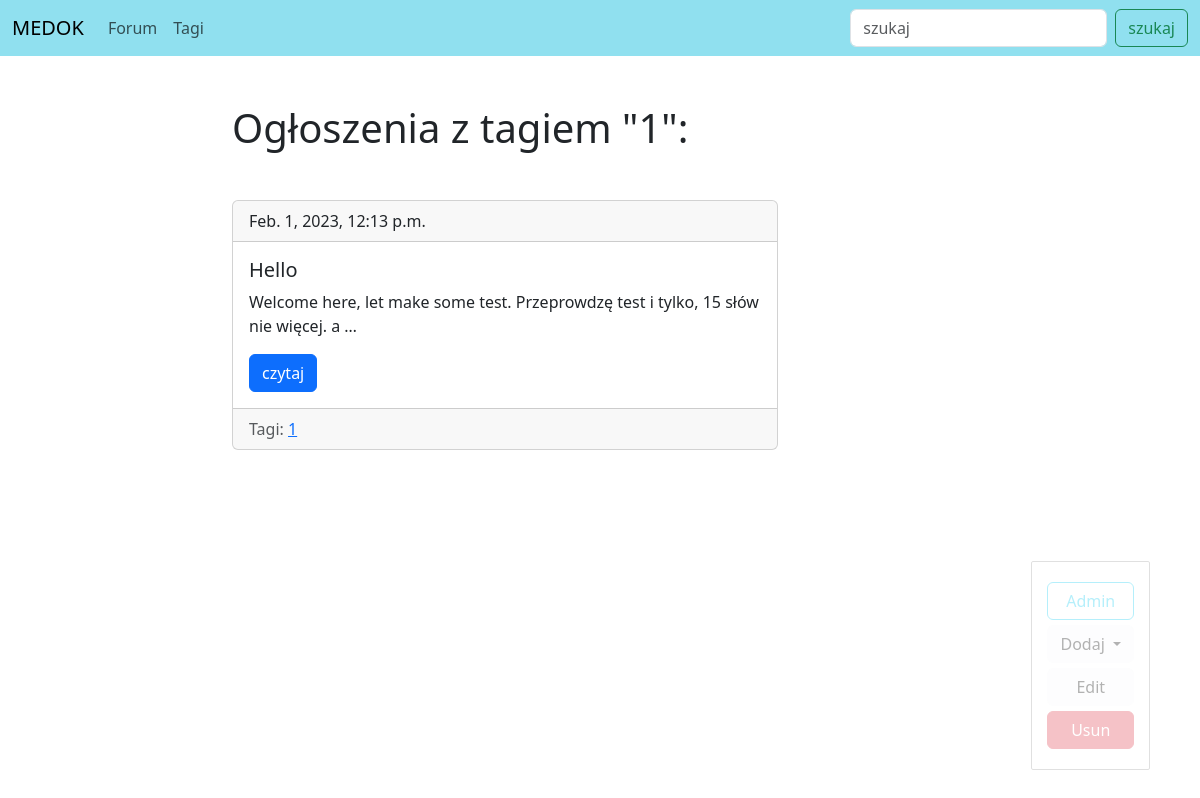
Page /forum/tag/1/ on the committed database.
### forum/models.py (models this page shows, shortened)
class Tag(models.Model):
    title = models.CharField(max_length=50)
    slug = models.SlugField(max_length=50, unique=True)
    def get_update_url(self):
        return reverse('tag_update_url', kwargs={'slug': self.slug})
    def get_delete_url(self):
        return reverse('tag_delete_url', kwargs={'slug': self.slug})

class Post(models.Model):
    title = models.CharField(max_length=150, db_index=True, verbose_name="tytuł")
    slug = models.SlugField(max_length=150, blank=True, unique=True, verbose_name="identyfikator")
    body = models.TextField(blank=True, db_index=True, verbose_name="tekst")
    tags = models.ManyToManyField('Tag', blank=True, related_name='posts', verbose_name="tagi")
    date_pub = models.DateTimeField(auto_now_add=True)
    def get_absolute_url(self):
        return reverse('post_detail_url', kwargs={'slug': self.slug})

### forum/views.py (the view)
# urls.py: path('tag/<str:slug>/', TagDetail.as_view(), name='tag_detail_url'),
class TagDetail(ObjectDetailMixin,View):
    model = Tag
    template = 'forum/tag_detail.html'

### forum/utils.py (called while the page is built)
    def get(self, request, slug):
        obj = get_object_or_404(self.model, slug__iexact=slug)
        return render(request, self.template, context={self.model.__name__.lower(): obj, 'admin_object': obj, 'detail': True})

### forum/templates/forum/tag_detail.html (shortened to what this page needs)
{% extends 'forum/base_forum.html' %}
{% block content %}
    <h1 class="mb-5">Ogłoszenia z tagiem "{{ tag.title|title }}":</h1>
    {% for post in tag.posts.all %}
        {% include 'forum/includes/post_card_template.html' %}
    {% endfor %}
{% endblock %}

### forum/templates/forum/base_forum.html (shortened to what this page needs)
{% extends 'base.html' %}
{% block admin-panel %}
    <div class="btn-group">
        <button type="button" class="btn btn-light dropdown-toggle" data-bs-toggle="dropdown" aria-expanded="false">
            Dodaj
        </button>
    </div>
    <a href="{{ admin_object.get_update_url }}" class="btn btn-light">Edit</a>
    <a href="{{ admin_object.get_delete_url }}" class="btn btn-danger">Usun</a>
{% endblock %}

### templates/base.html (shortened to what this page needs)
{%  load static %}
<!DOCTYPE html>
<html lang="en">
<head>
    <link href="https://cdn.jsdelivr.net/npm/bootstrap@5.3.0-alpha1/dist/css/bootstrap.min.css" rel="stylesheet">
    <link rel="stylesheet" href="{% static 'css/styles.css' %}">
</head>
<body>
    <nav class="navbar navbar-expand-lg" style="background-color: #90e0ef;">
        <div class="container-fluid">
          <a class="navbar-brand" href="{% url 'post_list_url' %}">MEDOK</a>
          <div class="collapse navbar-collapse" id="navbarScroll">
            <ul class="navbar-nav me-auto my-2 my-lg-0 navbar-nav-scroll" style="--bs-scroll-height: 100px;">
              <li class="nav-item">
                <a class="nav-link" href="{% url 'post_list_url' %}">Forum</a>
              </li>
              <li class="nav-item">
                <a class="nav-link" href="{% url 'tags_list_url' %}">Tagi</a>
              </li>
            </ul>
            <form class="d-flex" role="search" action="{% url 'post_list_url' %}">
              <input class="form-control me-2" type="search" placeholder="szukaj" aria-label="Search" name="search">
              <button class="btn btn-outline-success" type="submit">szukaj</button>
            </form>
          </div>
        </div>
      </nav>
      <div class = "container mt-5">
        <div class = "row">
            <div class = "col-6 offset-md-2">
                {% block content %}
                {% endblock %}
            </div>
        </div>
      </div>
    <div class="admin-panel" align-items-center>
      <a href="/admin" class="btn btn-outline-info">Admin</a>
      {% block admin-panel %}{% endblock %}
    </div>
</body>
</html>

### forum/templates/forum/includes/post_card_template.html
<div class="card mb-4">
    <div class="card-header">
      {{post.date_pub}}
    </div>
    <div class="card-body">
      <h5 class="card-title">{{ post.title }}</h5>
      <p class="card-text">{{ post.body|truncatewords:15 }}</p>
      <a href="{{ post.get_absolute_url }}" class="btn btn-primary">czytaj</a>
    </div>
    <div class="card-footer text-muted">
      Tagi:
      {% for tag in post.tags.all %}
        <a href="{{  tag.get_absolut_url }}">{{ tag.title }}</a>
      {% endfor %}
    </div>
</div>

### static/css/styles.css (style rules this page uses)
.admin-panel { border: 1px solid #999; border-radius: 2px; position: fixed; right: 50px; bottom: 30px; opacity: 0.3; padding: 15px; }
.admin-panel a { display: block; margin: 5px 0; }

### rows in the picture
Tag: title "1"
Post: date_pub "Feb. 1, 2023, 12:13 p.m.", title "Hello", body "Welcome here, let make some test. Przeprowdzę test i tylko, 15 słów nie więcej. a …"
